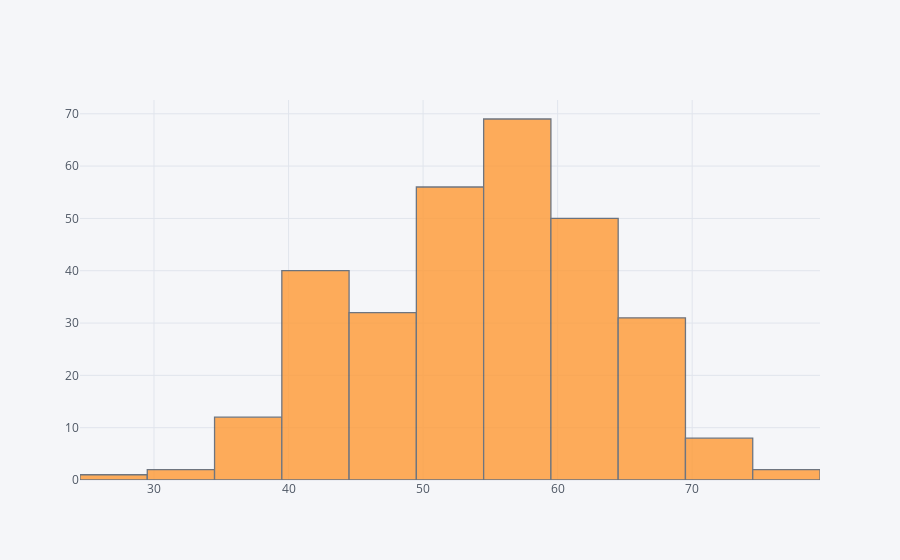

The notebook cell saved with this chart:
### Code cell
df['Age'].iplot(kind='hist', bins=20)

### Figure 1 — Plotly figure (JSON) as saved in the notebook; plotly's stock layout.template omitted (floating-point values rounded to 4 significant figures; data arrays with more than 128 entries replaced by an {"elided": "..."} marker saying what was removed)
{"data": [{"histfunc": "count", "histnorm": "", "marker": {"color": "rgba(255, 153, 51, 1.0)", "line": {"color": "#4D5663", "width": 1.3}}, "name": "Age", "nbinsx": 20, "opacity": 0.8, "orientation": "v", "type": "histogram", "uid": "9865e4bb-c5c1-4857-8a30-0c4652a472fe", "x": {"elided": "303 int values"}}], "layout": {"barmode": "overlay", "legend": {"bgcolor": "#F5F6F9", "font": {"color": "#4D5663"}}, "paper_bgcolor": "#F5F6F9", "plot_bgcolor": "#F5F6F9", "title": {"font": {"color": "#4D5663"}}, "xaxis": {"gridcolor": "#E1E5ED", "showgrid": true, "tickfont": {"color": "#4D5663"}, "title": {"font": {"color": "#4D5663"}, "text": ""}, "zerolinecolor": "#E1E5ED"}, "yaxis": {"gridcolor": "#E1E5ED", "showgrid": true, "tickfont": {"color": "#4D5663"}, "title": {"font": {"color": "#4D5663"}, "text": ""}, "zerolinecolor": "#E1E5ED"}}}
